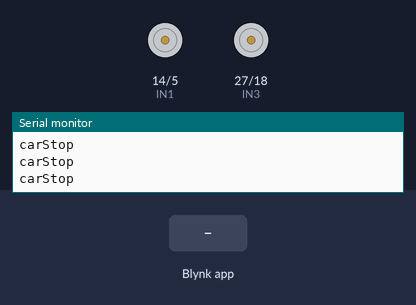
The sketch below on a simulated ESP32. On the bench: motor-driver pin pairs drawn as motors (green arrow = first pin HIGH = forward, orange = second pin HIGH = backward, longer = more drive, scaled by the enable pin), the last lines printed to the serial monitor. Inputs (shaded band) come from the test bench. WiFi joins after 1.5 s; servers stay silent unless stated.

Above: at 3.0 s.
3.1 s: Blynk app writes 1 to V0
4.6 s: Blynk app writes 200 to V0
6.1 s: Blynk app writes 1 to V1
7.6 s: Blynk app writes 200 to V1
9.1 s: Blynk app writes 1 to V2
At 10.2 s:
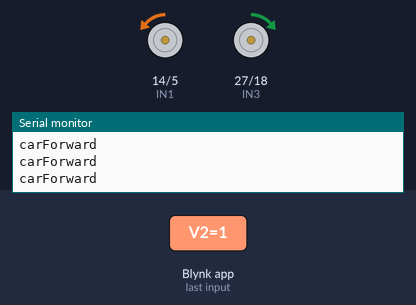
10.6 s: Blynk app writes 0 to V1
At 11.4 s:
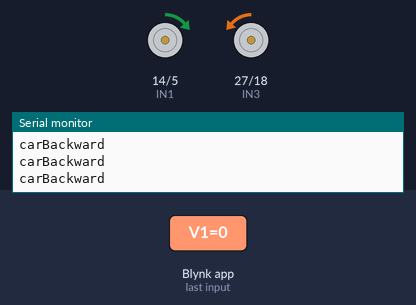
Timing chart, 0 to 13.1 s (numbered marks = the images above; inputs shaded):
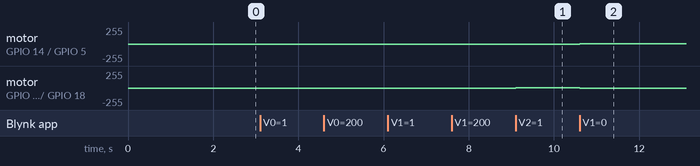

The sketch:

esp_car.ino
```cpp
#define BLYNK_TEMPLATE_ID "" // this is only optional if you want to add id in blynk
#define BLYNK_DEVICE_NAME "" // your defice name in blyk
#define BLYNK_AUTH_TOKEN "" // your token in blyk
#define BLYNK_PRINT Serial

#include <WiFi.h>
#include<BlynkSimpleEsp32.h>

//pinmode
#define ENA 34
#define IN1 14
#define IN2 5
#define IN3 27
#define IN4 18
#define ENB 26

//variable
int y =50;
int x =50;
int Speed;

//pass or connect
char auth[]=""; // your auth in blyk
char ssid[]="TMDARKVG"; //your wifi name
char pass[]="TMDARKVG"; //your password if there is a password on the wifi

void setup() {
  Serial.begin(9600);
  pinMode(ENA,OUTPUT);
  pinMode(IN1,OUTPUT);
  pinMode(IN2,OUTPUT);
  pinMode(IN3,OUTPUT);
  pinMode(IN4,OUTPUT);
  pinMode(ENB,OUTPUT);

  Blynk.begin(auth,pass,ssid,"blynk.cloud",80);
}
BLYNK_WRITE(V0){
  x=param[0].asInt();}
BLYNK_WRITE(V1){
  y=param[0].asInt();}
  BLYNK_WRITE(V2){
  Speed=param.asInt();}

//this is your setting in blynk for sensitivity
void smartcar(){
  if(y > 70){
    carForward();
    Serial.println("carForward");}
    else if(y < 30){
      carBackward();
      Serial.println("carBackward");}
    else if(x<30){
      carLeft();
      Serial.println("carLeft");}
    else if(x>70){
      carRight();
      Serial.println("carRight");}
    else if(x<70 && x >30 && y<70 && y>30){
      carStop();
      Serial.println("carStop");}
}
// run with blyk.app
void loop() {
  Blynk.run();
  smartcar();
}
//if move forward
void carForward(){
  analogWrite(ENA,Speed);
  analogWrite(ENB,Speed);
  digitalWrite(IN1,LOW);
  digitalWrite(IN2,HIGH);
  digitalWrite(IN3,HIGH);
  digitalWrite(IN4,LOW);}
//if move to back
void carBackward(){
  analogWrite(ENA,Speed);
  analogWrite(ENB,Speed);
  digitalWrite(IN1,HIGH);
  digitalWrite(IN2,LOW);
  digitalWrite(IN3,LOW);
  digitalWrite(IN4,HIGH);}
//move to left
void carLeft(){
  analogWrite(ENA,Speed);
  analogWrite(ENB,Speed);
  digitalWrite(IN1,HIGH);
  digitalWrite(IN2,LOW);
  digitalWrite(IN3,HIGH);
  digitalWrite(IN4,LOW);}
//move to right
void carRight(){
  analogWrite(ENA,Speed);
  analogWrite(ENB,Speed);
  digitalWrite(IN1,LOW);
  digitalWrite(IN2,HIGH);
  digitalWrite(IN3,LOW);
  digitalWrite(IN4,HIGH);}
//and stop car
void carStop(){
  digitalWrite(IN1,LOW);
  digitalWrite(IN2,LOW);
  digitalWrite(IN3,LOW);
  digitalWrite(IN4,LOW);}
```

Measured:
- after the input at 9.1 s, motor on GPIO 14 (IN1) / GPIO 5 (IN2): stopped → backward 1/255 at once; motor on GPIO 27 (IN3) / GPIO 18 (IN4): stopped → forward 1/255 at once
- after the input at 10.6 s, motor on GPIO 14 (IN1) / GPIO 5 (IN2): backward 1/255 → forward 1/255 at once; motor on GPIO 27 (IN3) / GPIO 18 (IN4): forward 1/255 → backward 1/255 at once
